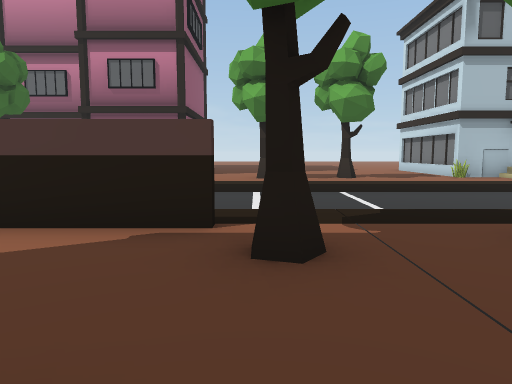
View 1 (above)

17 first-person views from a walk through a 3-D level made in the Unity game engine. The camera is 1.4 m above the floor, tilts 6° down and sees 70° across. The floor is counted in squares, 2 m on a side. Each view is taken from the middle of a square. On the plan, view 1 faces up. The plan holds only what a view shows up to about 11 squares ahead; the rest is blank. The place goes on beyond the plan. Some surface patterns are stand-ins.

View 2
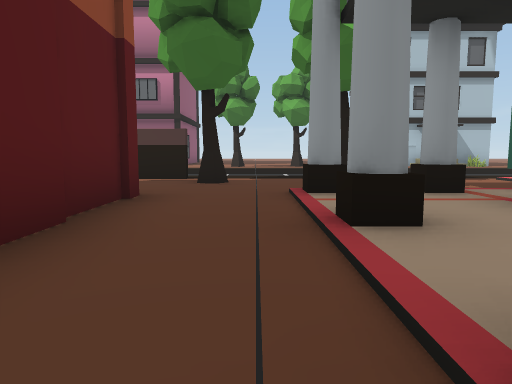

View 3
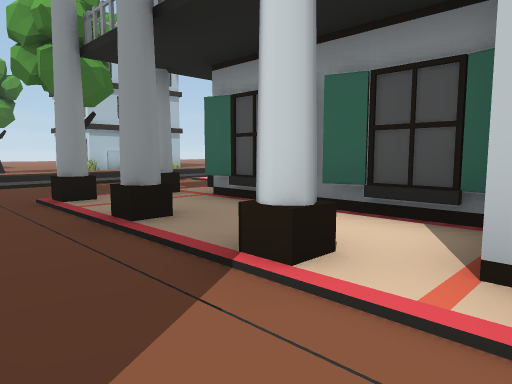

View 4
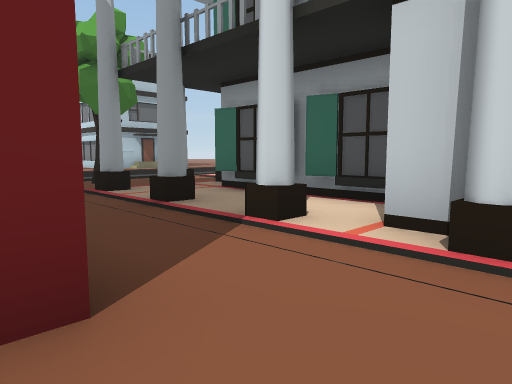

View 5
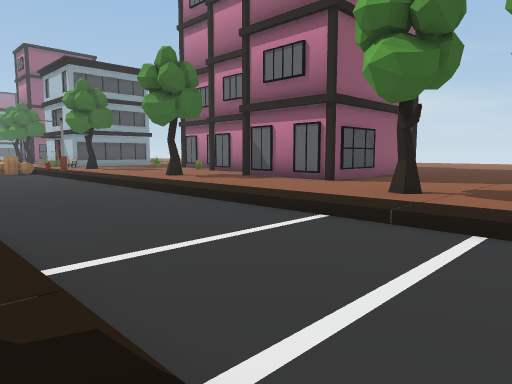

View 6
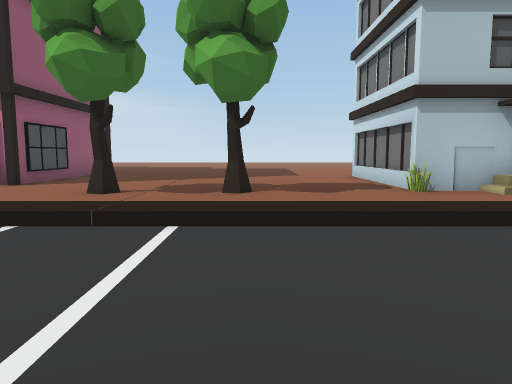

View 7
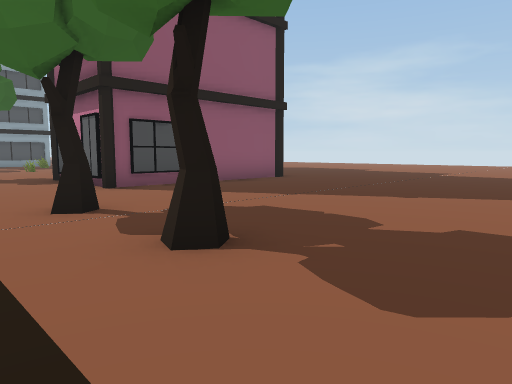

View 8
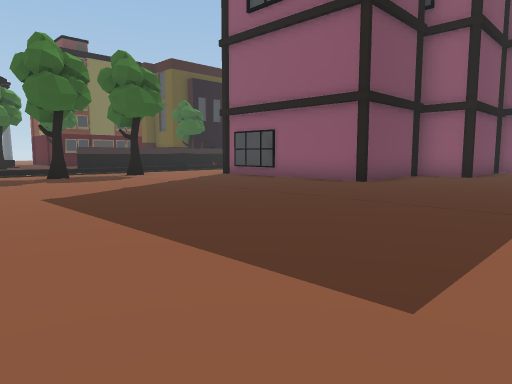

View 9
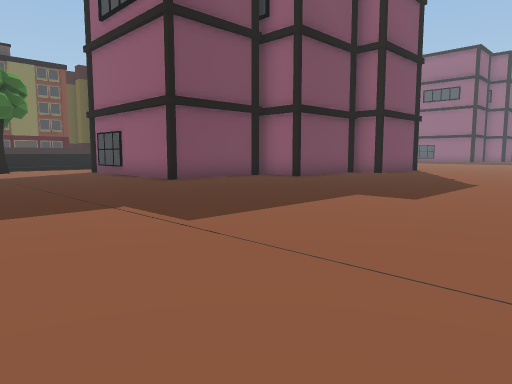

View 10
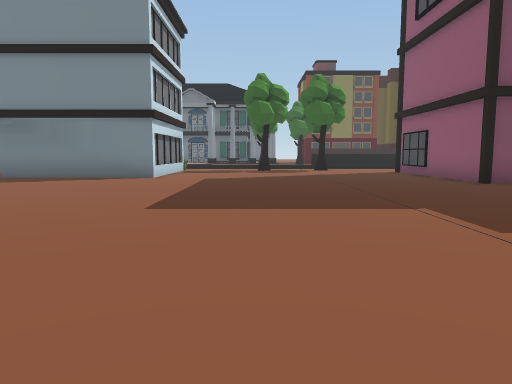

View 11
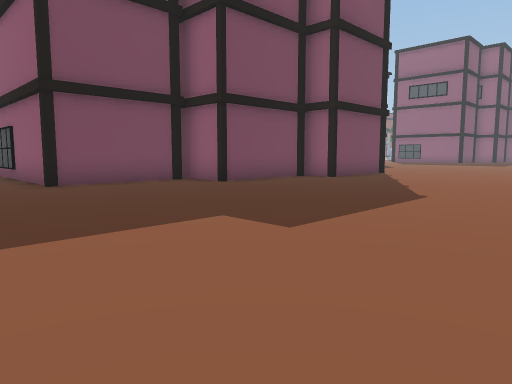

View 12
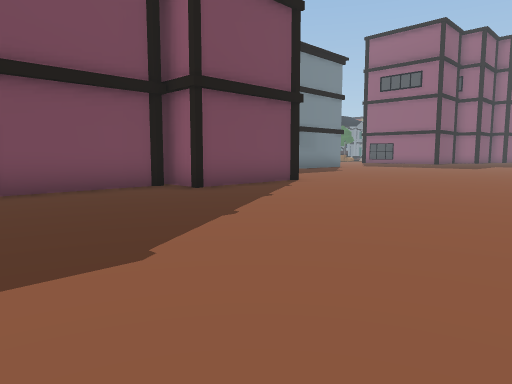

View 13
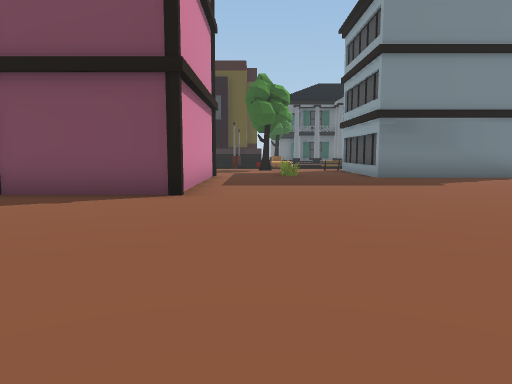

View 14
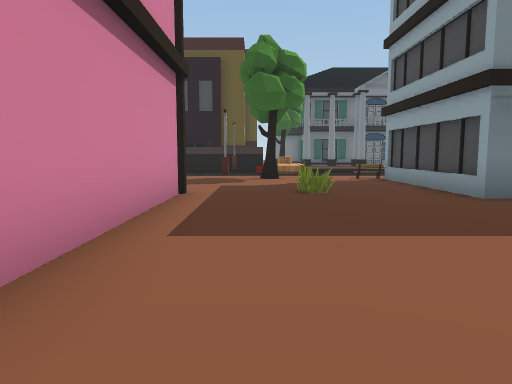

View 15
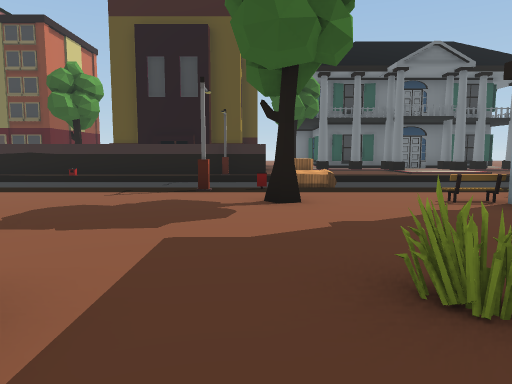

View 16
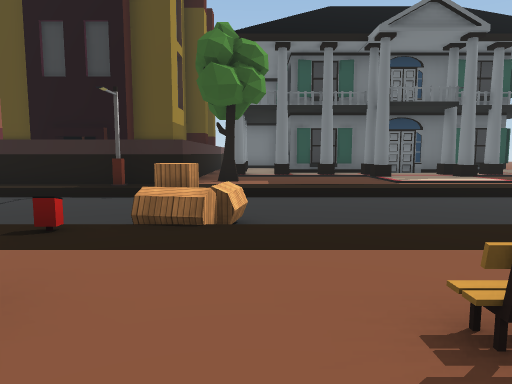

View 17
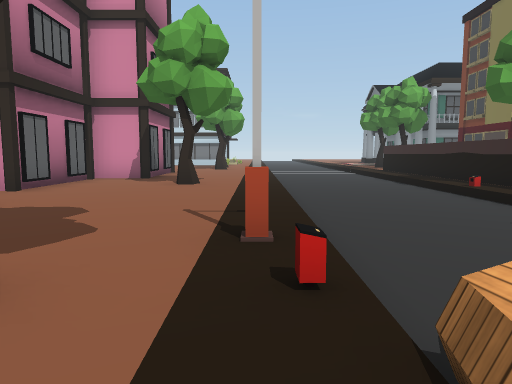

### Floor plan
Key: @ floor where view 1 was taken; # wall or solid block; . main floor; - floor 0.25 m lower than the main floor; = window, fence, low wall or low ledge; T tree; B building; E bench; L lamp; A barrel.
Columns run from 21 left of view 1 to 8 right of it. Each row starts with its distance up from view 1.
 26        .     .... .......
 25       ....................
 24     .......................
 23     .......................
 22     ........................
 21    ..........................
 20    ..........................
 19   .......#######..............
 18  ........###   #..............
 17  ........#     ####...........
 16 .........#        #...........
 15 ####.....#        #........###
 14    #..=...  #######........#
 13    #...... .....###........#
 12    #............###........#
 11    #E..T......T......T..T..###
 10    =.........................
  9    .....L....................
  8    --AA---------------------
  7  ----- --------------------
  6 ------ --------------------
  5 ------ -------------------
  4 ........L########  ###-...
  3 ......T##     T    ..T-.T...
  2  B.....#           ...-....B
  1  B.BB..#            ..-BB
  0                     #@-
 -1                     #.-B B
 -2                     #.-. B
 -3                     #.-B B
 -4                     #.-. B
 -5                     ..-BB
 -6                     ..-B

Positions as (right, up) in squares from view 1, and headings:
1: (0, 0), facing up
2: (1, -4), facing up
3: (0, -5), facing up-right
4: (-1, -6), facing up-right
5: (3, 4), facing up-left
6: (3, 4), facing up
7: (5, 9), facing up-left
8: (6, 22), facing down-left
9: (3, 26), facing down-left
10: (3, 26), facing down
11: (0, 26), facing down-left
12: (-5, 26), facing down-left
13: (-14, 26), facing down
14: (-14, 21), facing down
15: (-14, 16), facing down
16: (-16, 12), facing down
17: (-16, 9), facing right
